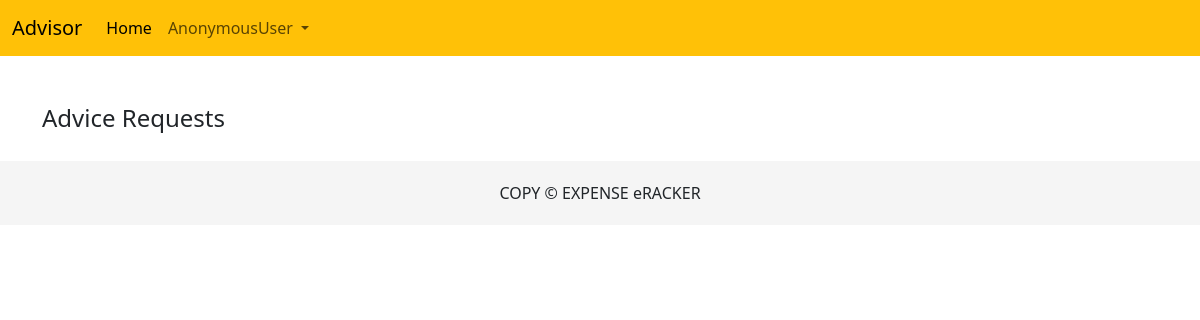
Page /AdvisorIndex on the earlier database version.
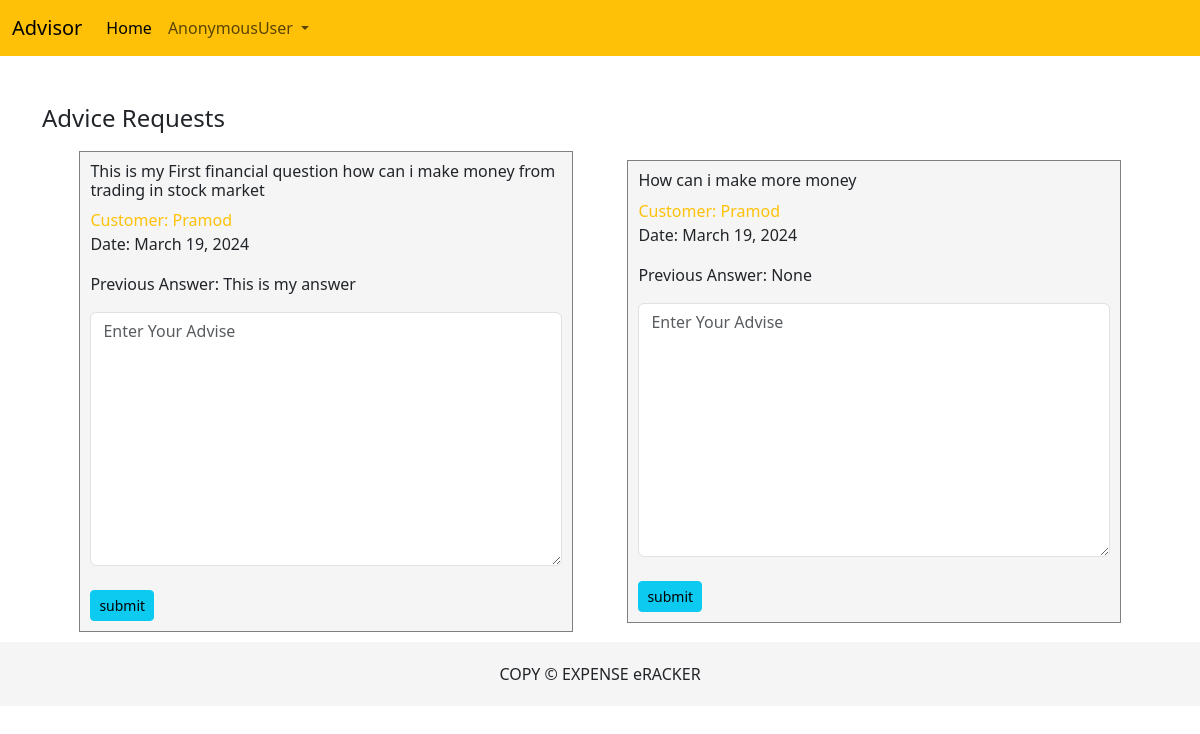
Same page on the later database version.
### Home/models.py (models this page shows)
class Advice(models.Model):
	date = models.DateField(auto_now_add= True)
	question = models.CharField(max_length = 255)
	advice = models.TextField(max_length = 500, null = True)
	user = models.ForeignKey(User, on_delete = models.CASCADE)
	advisor = models.PositiveBigIntegerField(null = True)

### Home/views.py (the view)
# urls.py: path("AdvisorIndex",views.AdvisorIndex,name="AdvisorIndex"),
def AdvisorIndex(request):
    advise = Advice.objects.all()
    context = {
        "advise":advise
    }
    return render(request,'advisorindex.html',context)

### templates/advisorindex.html (shortened to what this page needs)
<!DOCTYPE html>
{% load static %}
<html lang="en">
<head>
    <link href="https://cdn.jsdelivr.net/npm/bootstrap@5.3.3/dist/css/bootstrap.min.css" rel="stylesheet">
</head>
<body>
    <nav class="navbar navbar-expand-lg navbar-warning bg-warning">
        <div class="container-fluid">
          <a class="navbar-brand" href="{%url 'Index' %}">Advisor</a>
          <div class="collapse navbar-collapse" id="navbarSupportedContent">
            <ul class="navbar-nav me-auto mb-2 mb-lg-0">
              <li class="nav-item">
                <a class="nav-link active" aria-current="page" href="{%url 'Index' %}">Home</a>
              </li>
              <li class="nav-item dropdown">
                <a class="nav-link dropdown-toggle" href="#" id="navbarDropdown" role="button" data-bs-toggle="dropdown" aria-expanded="false">
                  {{request.user}}
                </a>
              </li>
            </ul>
          </div>
        </div>
      </nav>
<div class="container mt-5">
    <h4>Advice Requests</h4>
    <div class="content">
        {% for adv in advise %}
        <div class="items">
            <h6>{{adv.question}}</h6>
            <span class="text-warning">Customer: {{adv.user.first_name}}</span>
            <p>Date: {{adv.date}}</p>
            <p>Previous Answer: {{adv.advice}} </p>
            <form action="{%url 'Advisoranswer' adv.id %}" method="post">
            <textarea name="advise" id="" required cols="30" rows="10" class="form-control" placeholder="Enter Your Advise"></textarea>
            <br>
            <button class="btn btn-info btn-sm" type="submit">submit</button>
            </form>
        </div>
        {% endfor %}
    </div>
</div>
     <div class="footer">
        COPY &COPY; EXPENSE eRACKER
     </div>
</body>
</html>

### templates/advisorindex.html (style rules this page uses)
.footer { padding: 20px; text-align: center; background-color: whitesmoke; }
.content { display: flex; flex-wrap: wrap; padding: 10px; justify-content: space-evenly; }
.content .items { width:45%; padding: 10px; margin: auto; border: .5px solid gray; background-color: whitesmoke; box-sizing: border-box; }

Differences in the rows shown:
added Advice: question "This is my First financial question how can i make money from trading in stock market", user.first_name "Pramod", date "March 19, 2024", advice "This is my answer"
added Advice: question "How can i make more money", user.first_name "Pramod", date "March 19, 2024", advice "None"
